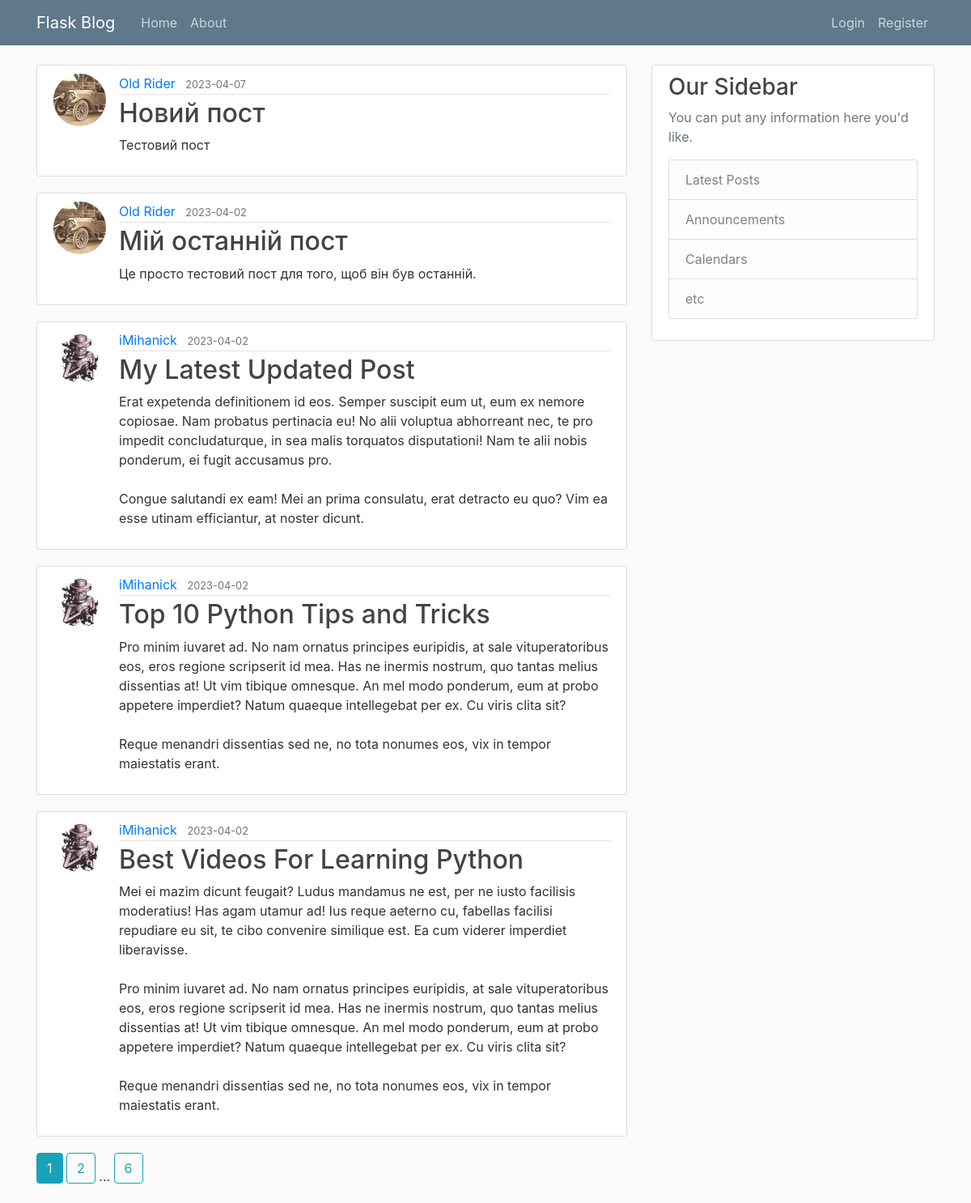
The page /home on the database its author committed.
### flaskblog/models.py (models this page shows, shortened)
class Post(db.Model):
    id = db.Column(db.Integer, primary_key=True)
    title = db.Column(db.String(100), nullable=False)
    date_posted = db.Column(db.DateTime, nullable=False, default=datetime.utcnow)
    content = db.Column(db.Text, nullable=False)
    user_id = db.Column(db.Integer, db.ForeignKey('user.id'), nullable=False)

class User(db.Model, UserMixin):
    id = db.Column(db.Integer, primary_key=True)
    username = db.Column(db.String(20), unique=True, nullable=False)
    email = db.Column(db.String(120), unique=True, nullable=False)
    image_file = db.Column(db.String(20), nullable=False, default='default.jpg')
    password = db.Column(db.String(60), nullable=False)
    posts = db.relationship('Post', backref='author', lazy=True)

### flaskblog/main/routes.py (the view)
@main.route("/")
@main.route("/home")
def home():
    page = request.args.get('page', 1, type=int)
    posts = Post.query.order_by(Post.date_posted.desc()).paginate(page=page, per_page=5)
    return render_template('home.html', posts=posts)

### flaskblog/templates/home.html
{% extends "layout.html" %}
{% block content %}
	{% for post in posts.items %}
		<article class="media content-section">
            <img class="rounded-circle article-img" src="{{ url_for('static', filename='profile_pict/' + post.author.image_file) }}">
          <div class="media-body">
            <div class="article-metadata">
             <a class="mr-2" href="{{ url_for('users.user_posts', username=post.author.username) }}">{{ post.author.username }}</a>
              <small class="text-muted">{{ post.date_posted.strftime('%Y-%m-%d') }}</small>
            </div>
            <h2><a class="article-title" href="{{ url_for('posts.post', post_id=post.id) }}">{{ post.title }}</a></h2>
            <p class="article-content">{{ post.content }}</p>
          </div>
        </article>
	{% endfor %}
    {% for page_num in posts.iter_pages(left_edge=1, right_edge=1, left_current=1, right_current=1) %}
        {% if page_num %}
            {% if posts.page == page_num %}
                <a class="btn btn-info mb-4" href="{{ url_for('main.home', page=page_num) }}">{{ page_num }}</a>
            {% else %}
                <a class="btn btn-outline-info mb-4" href="{{ url_for('main.home', page=page_num) }}">{{ page_num }}</a>
            {% endif %}
        {% else %}
            ...
        {% endif %}
    {% endfor %}
{% endblock content %}

### flaskblog/static/main.css (style rules this page uses)
body { background: #fafafa; color: #333333; margin-top: 5rem; }
h1, h2, h3, h4, h5, h6 { color: #444444; }
.content-section { background: #ffffff; padding: 10px 20px; border: 1px solid #dddddd; border-radius: 3px; margin-bottom: 20px; }
.article-title { color: #444444; }
.article-content { white-space: pre-line; }
.article-img { height: 65px; width: 65px; margin-right: 16px; }
.article-metadata { padding-bottom: 1px; margin-bottom: 4px; border-bottom: 1px solid #e3e3e3 }

### rows shown on the page
Post: image_file (picture), author.username "Old Rider", date_posted "2023-04-07", title "Новий пост", content "Тестовий пост"
Post: image_file (picture), author.username "Old Rider", date_posted "2023-04-02", title "Мій останній пост", content "Це просто тестовий пост для того, щоб він був останній."
Post: image_file (picture), author.username "iMihanick", date_posted "2023-04-02", title "My Latest Updated Post", content "Erat expetenda definitionem id eos. Semper suscipit eum ut, eum ex nemore copiosae. Nam probatus pertinacia eu! No alii voluptua abhorreant nec, te pro impedit concludaturque, in sea malis torquatos disputationi! Nam te alii nobis ponderum, ei fugit accusamus pro. Congue salutandi ex eam! Mei an prima consulatu, erat detracto eu quo? Vim ea esse utinam efficiantur, at noster dicunt."
Post: image_file (picture), author.username "iMihanick", date_posted "2023-04-02", title "Top 10 Python Tips and Tricks", content "Pro minim iuvaret ad. No nam ornatus principes euripidis, at sale vituperatoribus eos, eros regione scripserit id mea. Has ne inermis nostrum, quo tantas melius dissentias at! Ut vim tibique omnesque. An mel modo ponderum, eum at probo appetere imperdiet? Natum quaeque intellegebat per ex. Cu viris clita sit? Reque menandri dissentias sed ne, no tota nonumes eos, vix in tempor maiestatis erant."
Post: image_file (picture), author.username "iMihanick", date_posted "2023-04-02", title "Best Videos For Learning Python", content "Mei ei mazim dicunt feugait? Ludus mandamus ne est, per ne iusto facilisis moderatius! Has agam utamur ad! Ius reque aeterno cu, fabellas facilisi repudiare eu sit, te cibo convenire similique est. Ea cum viderer imperdiet liberavisse. Pro minim iuvaret ad. No nam ornatus principes euripidis, at sale vituperatoribus eos, eros regione scripserit id mea. Has ne inermis nostrum, quo tantas melius dissentias at! Ut vim tibique omnesque. An mel modo ponderum, eum at probo appetere imperdiet? Natum quaeque intellegebat per ex. Cu viris clita sit? Reque menandri dissentias sed ne, no tota nonumes eos, vix in tempor maiestatis erant."

### other values the page prints
{{ page_num }} "1"
{{ page_num }} "2" "6"
